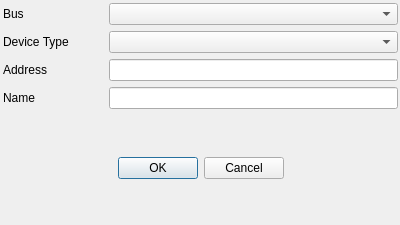
<?xml version="1.0" encoding="UTF-8"?>
<ui version="4.0">
 <class>addDeviceDialog</class>
 <widget class="QDialog" name="addDeviceDialog">
  <property name="geometry">
   <rect>
    <x>0</x>
    <y>0</y>
    <width>400</width>
    <height>225</height>
   </rect>
  </property>
  <property name="sizePolicy">
   <sizepolicy hsizetype="Fixed" vsizetype="Fixed">
    <horstretch>0</horstretch>
    <verstretch>0</verstretch>
   </sizepolicy>
  </property>
  <property name="windowTitle">
   <string>Add Device</string>
  </property>
  <widget class="QWidget" name="gridLayoutWidget">
   <property name="geometry">
    <rect>
     <x>0</x>
     <y>0</y>
     <width>401</width>
     <height>221</height>
    </rect>
   </property>
   <layout class="QGridLayout" name="gridLayout">
    <item row="5" column="1" colspan="2">
     <widget class="QDialogButtonBox" name="buttonBox">
      <property name="orientation">
       <enum>Qt::Horizontal</enum>
      </property>
      <property name="standardButtons">
       <set>QDialogButtonBox::Cancel|QDialogButtonBox::Ok</set>
      </property>
      <property name="centerButtons">
       <bool>true</bool>
      </property>
     </widget>
    </item>
    <item row="1" column="1">
     <widget class="QLabel" name="label">
      <property name="text">
       <string>Bus</string>
      </property>
     </widget>
    </item>
    <item row="1" column="2">
     <widget class="QComboBox" name="busList"/>
    </item>
    <item row="4" column="1">
     <widget class="QLabel" name="label_2">
      <property name="text">
       <string>Name</string>
      </property>
     </widget>
    </item>
    <item row="4" column="2">
     <widget class="QLineEdit" name="devName"/>
    </item>
    <item row="2" column="1">
     <widget class="QLabel" name="label_3">
      <property name="text">
       <string>Device Type</string>
      </property>
     </widget>
    </item>
    <item row="2" column="2">
     <widget class="QComboBox" name="deviceTypeList"/>
    </item>
    <item row="3" column="1">
     <widget class="QLabel" name="label_4">
      <property name="text">
       <string>Address</string>
      </property>
     </widget>
    </item>
    <item row="3" column="2">
     <widget class="QLineEdit" name="devAddr"/>
    </item>
    <item row="0" column="1">
     <spacer name="horizontalSpacer">
      <property name="orientation">
       <enum>Qt::Horizontal</enum>
      </property>
      <property name="sizeType">
       <enum>QSizePolicy::Fixed</enum>
      </property>
      <property name="sizeHint" stdset="0">
       <size>
        <width>100</width>
        <height>3</height>
       </size>
      </property>
     </spacer>
    </item>
    <item row="0" column="2">
     <spacer name="verticalSpacer">
      <property name="orientation">
       <enum>Qt::Vertical</enum>
      </property>
      <property name="sizeType">
       <enum>QSizePolicy::Fixed</enum>
      </property>
      <property name="sizeHint" stdset="0">
       <size>
        <width>20</width>
        <height>1</height>
       </size>
      </property>
     </spacer>
    </item>
    <item row="0" column="0">
     <spacer name="horizontalSpacer_2">
      <property name="orientation">
       <enum>Qt::Horizontal</enum>
      </property>
      <property name="sizeType">
       <enum>QSizePolicy::Fixed</enum>
      </property>
      <property name="sizeHint" stdset="0">
       <size>
        <width>3</width>
        <height>3</height>
       </size>
      </property>
     </spacer>
    </item>
    <item row="0" column="3">
     <spacer name="horizontalSpacer_3">
      <property name="orientation">
       <enum>Qt::Horizontal</enum>
      </property>
      <property name="sizeType">
       <enum>QSizePolicy::Fixed</enum>
      </property>
      <property name="sizeHint" stdset="0">
       <size>
        <width>3</width>
        <height>3</height>
       </size>
      </property>
     </spacer>
    </item>
    <item row="5" column="3">
     <spacer name="verticalSpacer_2">
      <property name="orientation">
       <enum>Qt::Vertical</enum>
      </property>
      <property name="sizeHint" stdset="0">
       <size>
        <width>3</width>
        <height>40</height>
       </size>
      </property>
     </spacer>
    </item>
   </layout>
  </widget>
 </widget>
 <resources/>
 <connections>
  <connection>
   <sender>buttonBox</sender>
   <signal>accepted()</signal>
   <receiver>addDeviceDialog</receiver>
   <slot>accept()</slot>
   <hints>
    <hint type="sourcelabel">
     <x>248</x>
     <y>254</y>
    </hint>
    <hint type="destinationlabel">
     <x>157</x>
     <y>274</y>
    </hint>
   </hints>
  </connection>
  <connection>
   <sender>buttonBox</sender>
   <signal>rejected()</signal>
   <receiver>addDeviceDialog</receiver>
   <slot>reject()</slot>
   <hints>
    <hint type="sourcelabel">
     <x>316</x>
     <y>260</y>
    </hint>
    <hint type="destinationlabel">
     <x>286</x>
     <y>274</y>
    </hint>
   </hints>
  </connection>
 </connections>
</ui>
